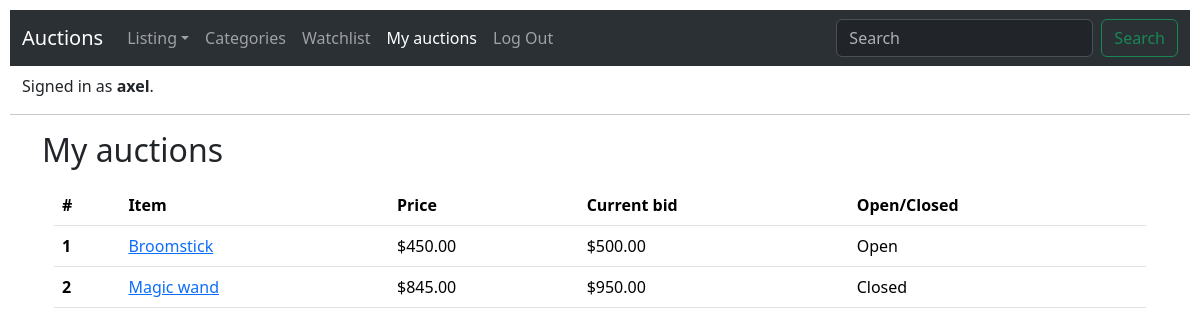
The app's page /myauctions (signed in) with its own data.
### auctions/models.py (models this page shows, shortened)
class User(AbstractUser):
    id = models.AutoField(primary_key=True)

class Auction(models.Model):
    id = models.AutoField(primary_key=True, null=False)
    seller = models.ForeignKey(User, on_delete=models.CASCADE, related_name="sales", null=False)
    item = models.CharField(max_length=64)
    price = models.DecimalField(max_digits=10, decimal_places=2)
    proposed_price = models.DecimalField(max_digits=10, null=True, decimal_places=2)
    description = models.CharField(max_length=255)
    image = models.URLField(max_length=300, null=True, blank=True, default='https://paytmblogcdn.paytm.com/wp-content/uploads/2024/04/Blog_Generic_Difference-Between-Hallmarked-Gold-KDM-and-916-Gold.jpg')
    creation_date = models.DateTimeField(auto_now_add=True)
    category = models.ForeignKey(Category, null=True, on_delete=models.SET_NULL, related_name="sorted_auctions")
    active = models.BooleanField(default=True)
    winner = models.ForeignKey(User, on_delete=models.CASCADE, related_name="won_auctions", null=True)
    class Meta:
        ordering = ['-creation_date']

### auctions/views.py (the view)
# urls.py: path("myauctions", views.myauctions, name="myauctions")
@login_required
def myauctions(request):
    auctions = Auction.objects.filter(seller=request.user)
    return render(request, "auctions/myauctions.html", {
        "auctions": auctions
    })

### auctions/templates/auctions/myauctions.html (shortened to what this page needs)
{% extends "auctions/layout.html" %}
{% block body %}
<div class="container">
  <h2 class="mb-3">My auctions</h2>
  <div class="container-fluid">
    <table class="table table-hover">
        <thead>
          <tr>
            <th scope="col">#</th>
            <th scope="col">Item</th>
            <th scope="col">Price</th>
            <th scope="col">Current bid</th>
            <th scope="col">Open/Closed</th>
          </tr>
        </thead>
        <tbody>
        {% for auction in auctions %}
        <tr>
            <th scope="row">{{ forloop.counter }}</th>
            <td><a href="{% url 'listing' auction.id %}">{{ auction.item }}</a></td>
            <td>${{ auction.price }}</td>
            <td>${{ auction.proposed_price }}</td>
            <td>{% if auction.active %}Open{% else %}Closed{% endif %}</td>
          </tr>
        {% endfor %}
        </tbody>
      </table>
  </div>
</div>
{% endblock %}

### auctions/templates/auctions/layout.html (shortened to what this page needs)
{% load static %}
<!DOCTYPE html>
<html lang="en">
    <head>
        <link href="https://cdn.jsdelivr.net/npm/bootstrap@5.3.3/dist/css/bootstrap.min.css" rel="stylesheet">
        <link href="{% static 'auctions/styles.css' %}" rel="stylesheet">
    </head>
    <body>
        <nav class="navbar navbar-expand-lg bg-body-tertiary border-body" data-bs-theme="dark">
            <div class="container-fluid">
              <a class="navbar-brand" href="{% url 'index' %}">Auctions</a>
              <div class="collapse navbar-collapse" id="navbarSupportedContent">
                <ul class="navbar-nav me-auto mb-2 mb-lg-0">
                    {% if user.is_authenticated %}
                    <li class="nav-item dropdown">
                        <a class="nav-link dropdown-toggle " href="#" role="button" data-bs-toggle="dropdown" aria-expanded="false">Listing</a>
                    </li>
                    <li class="nav-item"><a class="nav-link {% if 'categories' in request.path %} active {% endif %}" href="{% url 'categories' %}">Categories</a></li>
                    <li class="nav-item"><a class="nav-link {% if 'watchlist' in request.path %} active {% endif %}" href="{% url 'watchlist' %}">Watchlist</a></li>
                    <li class="nav-item"><a class="nav-link {% if 'auctions' in request.path %} active {% endif %}" href="{% url 'myauctions' %}">My auctions</a></li>
                    <li class="nav-item"><a class="nav-link" href="{% url 'logout' %}">Log Out</a></li>
                </ul>
                <form class="d-flex" role="search" action="{% url 'search' %}" method="get">
                  <input class="form-control me-2" type="search" placeholder="Search" aria-label="Search" name="q">
                  <button class="btn btn-outline-success" type="submit">Search</button>
                </form>
                {% else %}
                <li class="nav-item"><a class="nav-link {% if 'login' in request.path %} active {% endif %}" href="{% url 'login' %}">Log In</a></li>
                <li class="nav-item"><a class="nav-link {% if 'egister' in request.path %} active {% endif %}" href="{% url 'register' %}">Register</a></li>
                {% endif %}
              </div>
            </div>
          </nav>
          <div class="container-fluid mt-2">
            {% if user.is_authenticated %}
                Signed in as <strong>{{ user.username }}</strong>.
            {% else %}
                Not signed in.
            {% endif %}
        </div>
        <hr>
        {% block body %}
        {% endblock %}
    </body>
</html>

### auctions/static/auctions/styles.css (style rules this page uses)
body { padding: 10px; }

### records on screen
User: username "axel"
Auction: item "Broomstick", price "450.00", proposed_price "500.00", active "Open"
Auction: item "Magic wand", price "845.00", proposed_price "950.00", active "Closed"
